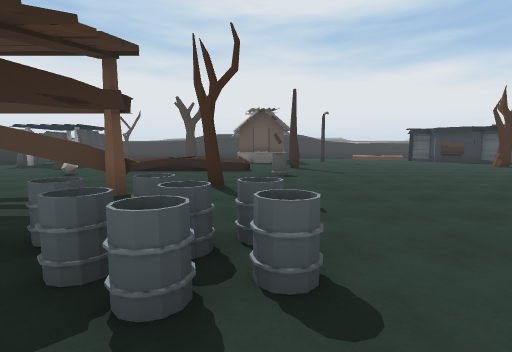
View 1 (above)

24 first-person views from a walk through a 3-D level made in the Unity game engine. The camera is 1.5 m above the floor, tilts 6° down and sees 85° across. The floor is counted in squares, 1.89 m on a side. Each view is taken from the middle of a square. On the plan, view 1 faces up. The plan holds only what a view shows up to about 10 squares ahead; the rest is blank. The player character is not drawn.

View 2
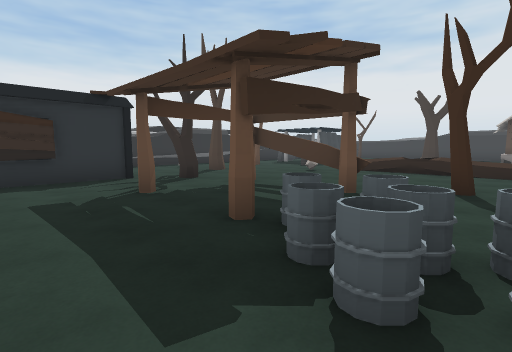

View 3
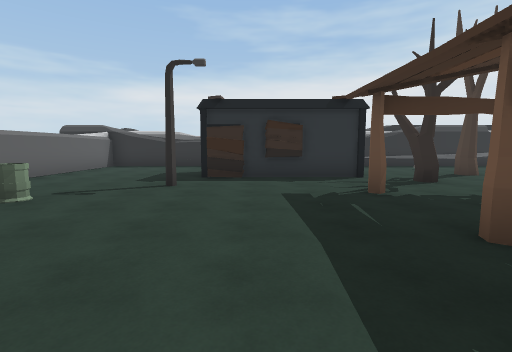

View 4
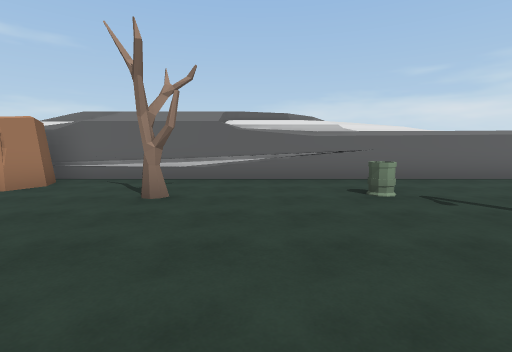

View 5
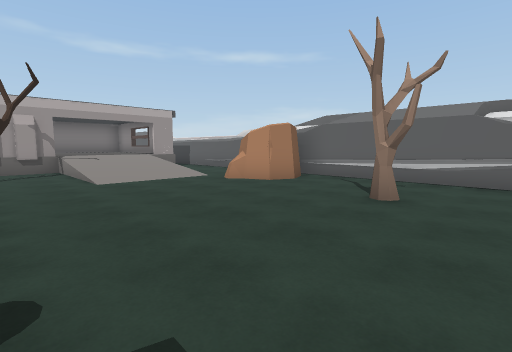

View 6
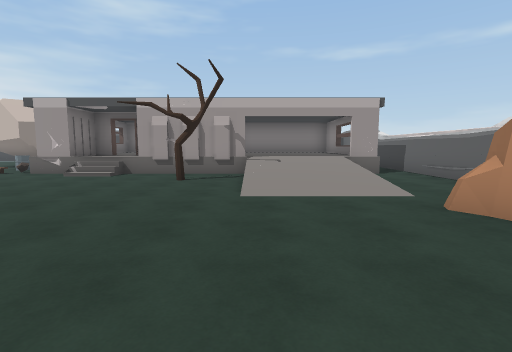

View 7
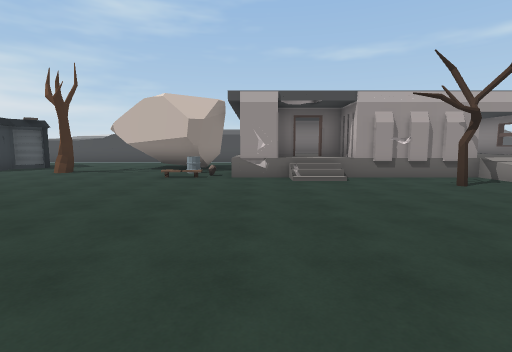

View 8
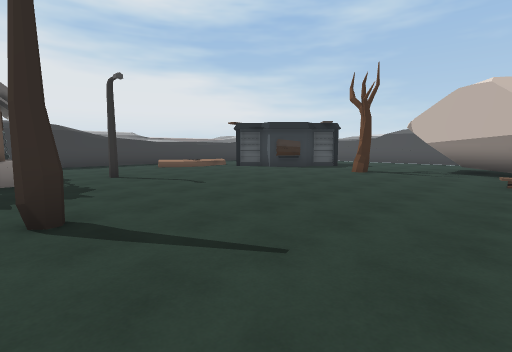

View 9
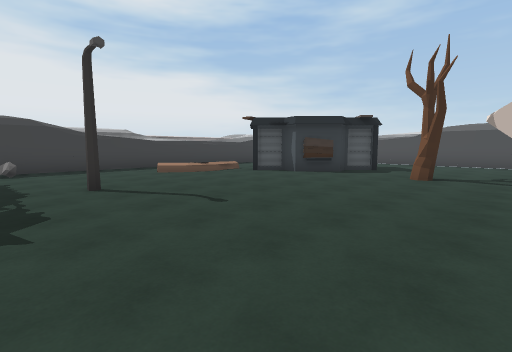

View 10
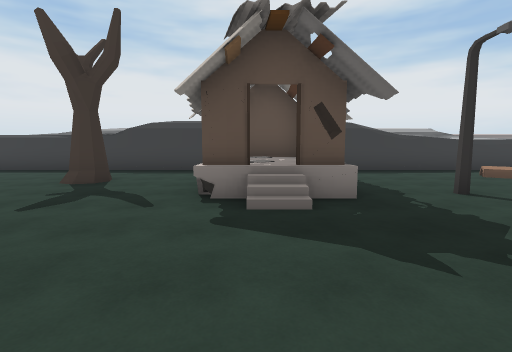

View 11
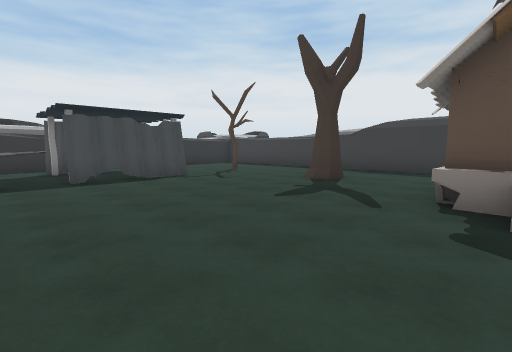

View 12
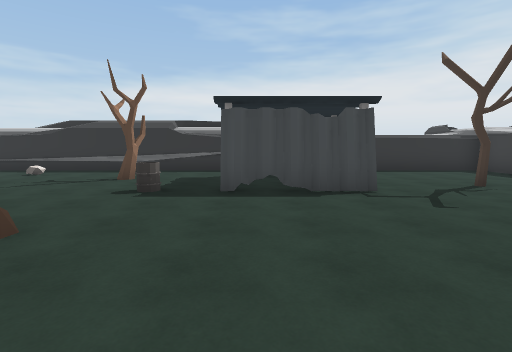

View 13
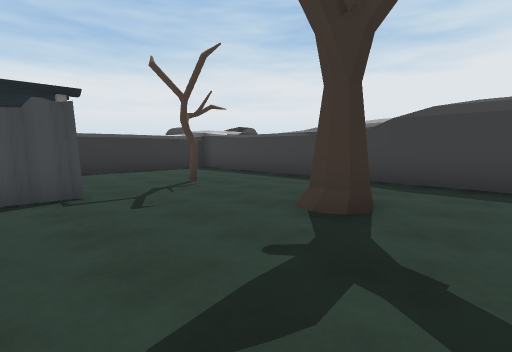

View 14
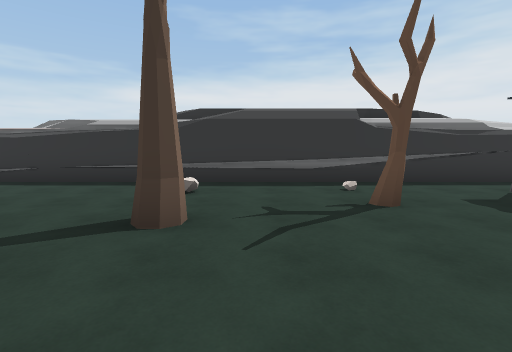

View 15
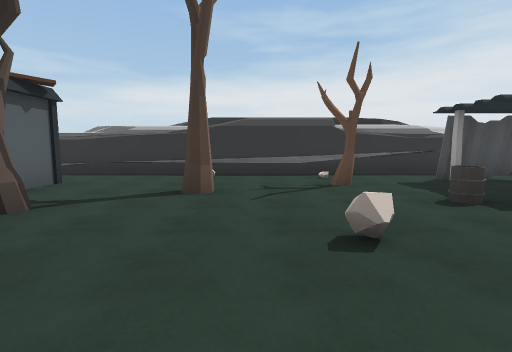

View 16
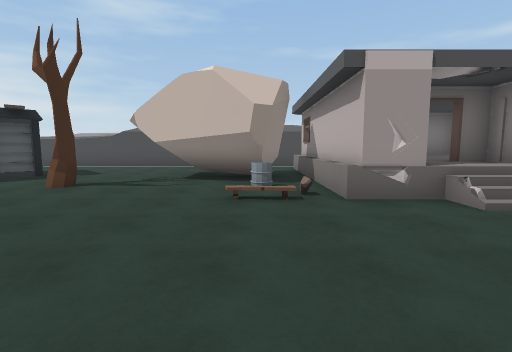

View 17
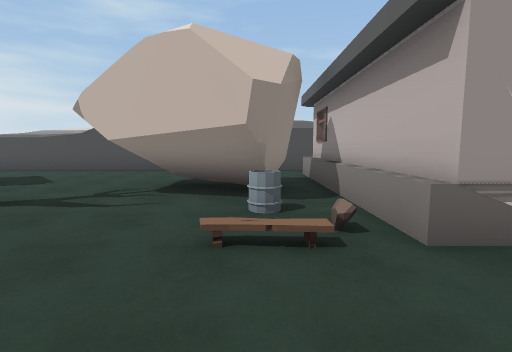

View 18
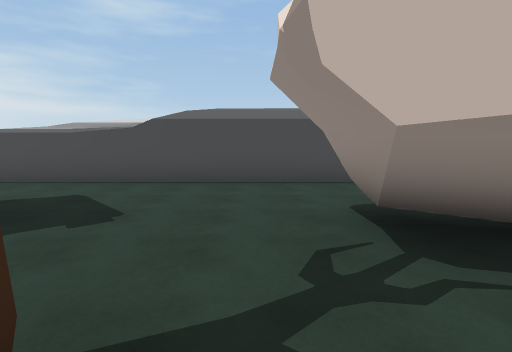

View 19
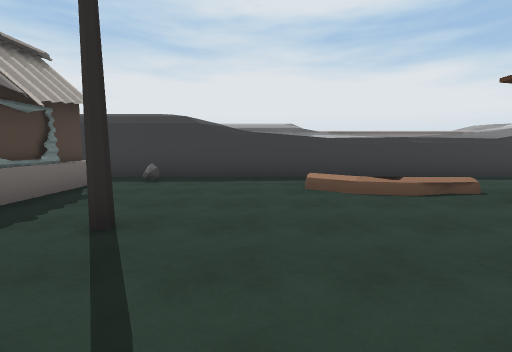

View 20
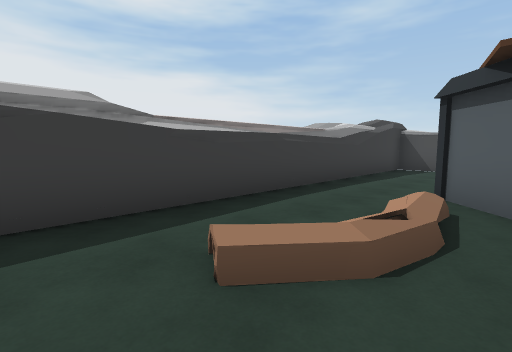

View 21
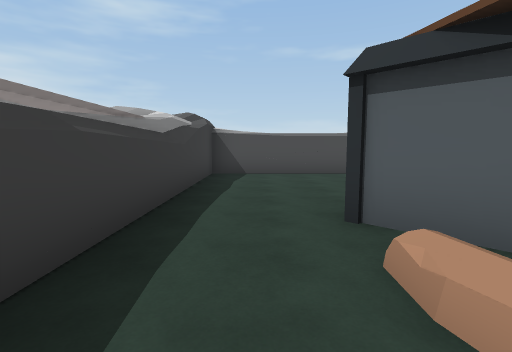

View 22
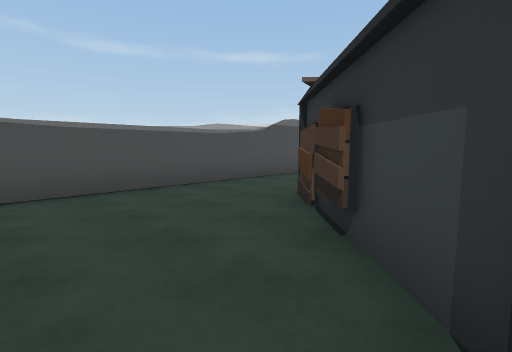

View 23
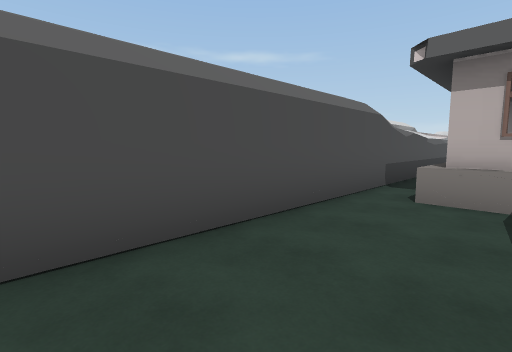

View 24
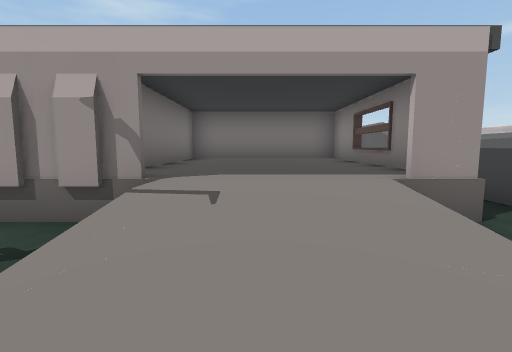

### Floor plan
Key: @ floor where view 1 was taken; # wall or solid block; x gap in a wall; . main floor; : floor 0.5 m higher than the main floor; + floor 1 m higher than the main floor; / step, stairs or slope; = window, fence, low wall or low ledge; ^ raised ledge; B barrel; T tree; S shed; L lamp; O other object.
Columns run from 12 left of view 1 to 16 right of it. Each row starts with its distance up from view 1.
 20 #############################
 19 #..........  ...............#
 18 #.......... ##.O............#
 17 #...T...... =#.....://#.....#
 16 #.......T.. =#.......###....#
 15 #..........###.L......###...#
 14 # SS.S......//........###...#
 13 #.S..S..................#...#
 12 #.S..S......................#
 11 #.....................T.....#
 10 #....B....T..T..............#
  9 #..T...................OO...#
  8 #......O.....B........OOO...#
  7 #.....................BOO...#
  6 #...T......T.........O......#
  5 #......SSSS........./#### ^.#
  4 #.....T............./##    .#
  3 #..........B......../+x    .#
  2 #..##..S..BBB.......###++  .#
  1 #.  #......B.......T#   ++#.#
  0     #.......@.......#+#####.#
 -1     #............///++++++#.#
 -2   ....L..........///++++++#
 -3   ..........T....///++++++#
 -4   ......B......T/...#+++++#
 -5   .............TT...#######
 -6   ##############  #####  ##

Where each view was taken, in squares from view 1:
view 1: 0 up, 0 right, facing up
view 2: 0 up, 0 right, facing up-left
view 3: 0 up, 0 right, facing left
view 4: 1 up, 2 left, facing down
view 5: 1 up, 2 left, facing down-right
view 6: 1 down, 0 right, facing right
view 7: 5 up, 1 right, facing right
view 8: 7 up, 1 right, facing up-right
view 9: 9 up, 2 right, facing up-right
view 10: 10 up, 0 right, facing up
view 11: 10 up, 0 right, facing up-left
view 12: 12 up, 2 left, facing left
view 13: 13 up, 2 left, facing up-left
view 14: 7 up, 5 left, facing left
view 15: 7 up, 3 left, facing left
view 16: 7 up, 4 right, facing right
view 17: 7 up, 6 right, facing right
view 18: 10 up, 9 right, facing right
view 19: 12 up, 5 right, facing up
view 20: 16 up, 5 right, facing up-right
view 21: 18 up, 7 right, facing right
view 22: 18 up, 10 right, facing down-right
view 23: 10 up, 13 right, facing down-right
view 24: 2 down, 5 right, facing right
